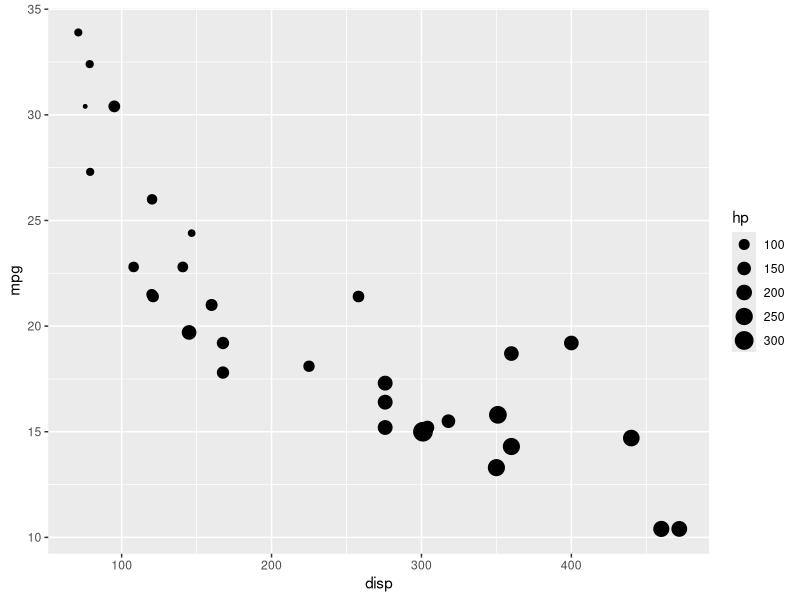
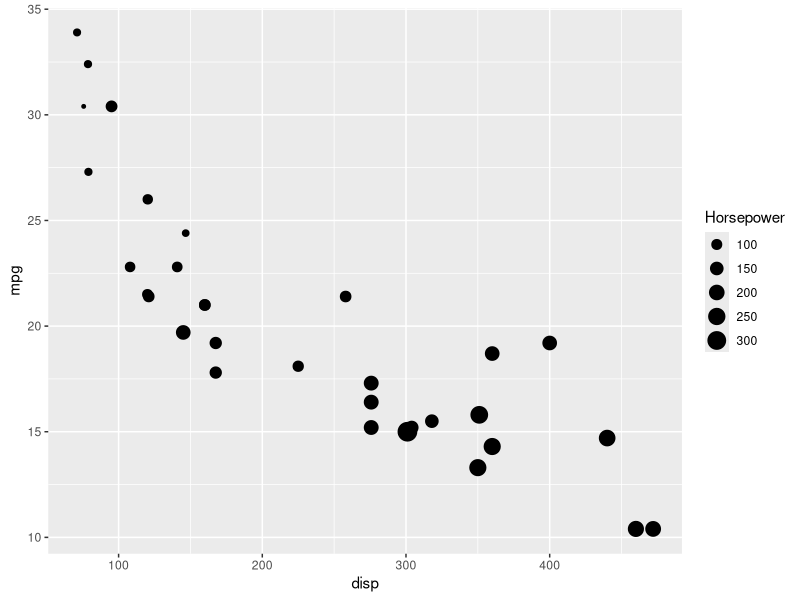
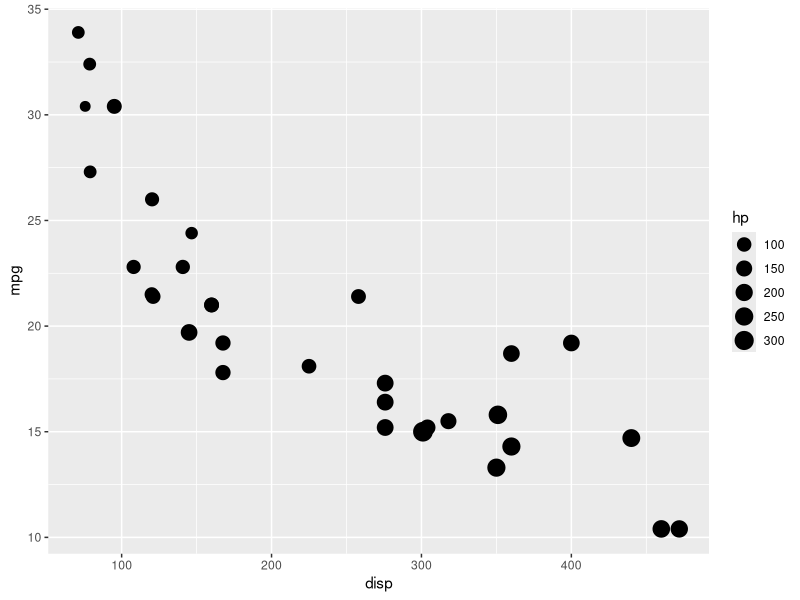
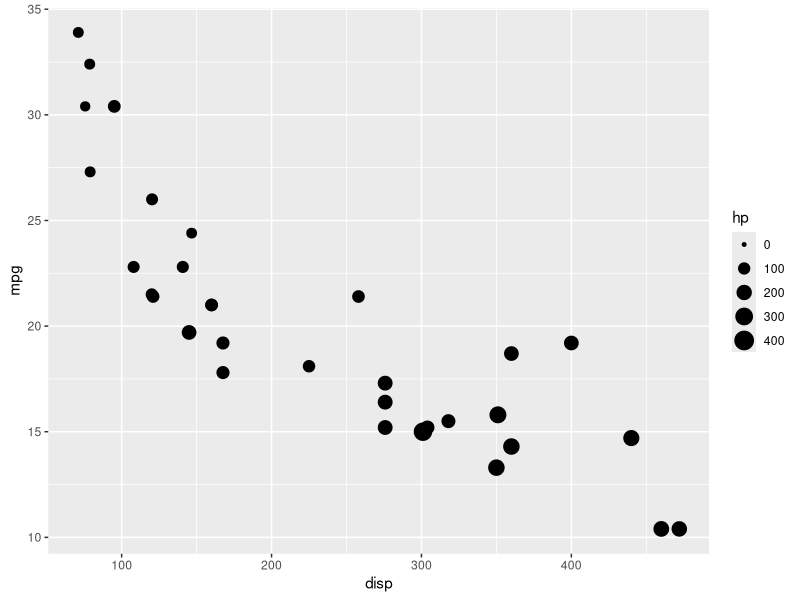
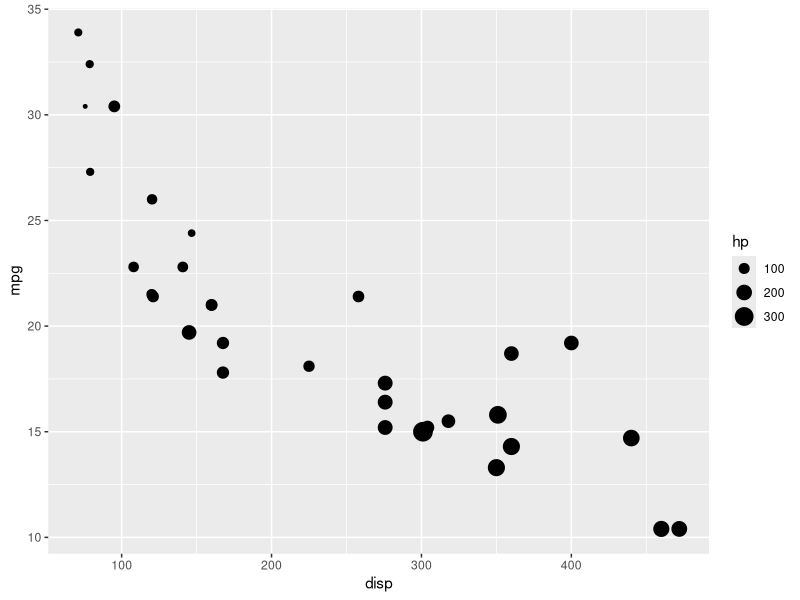
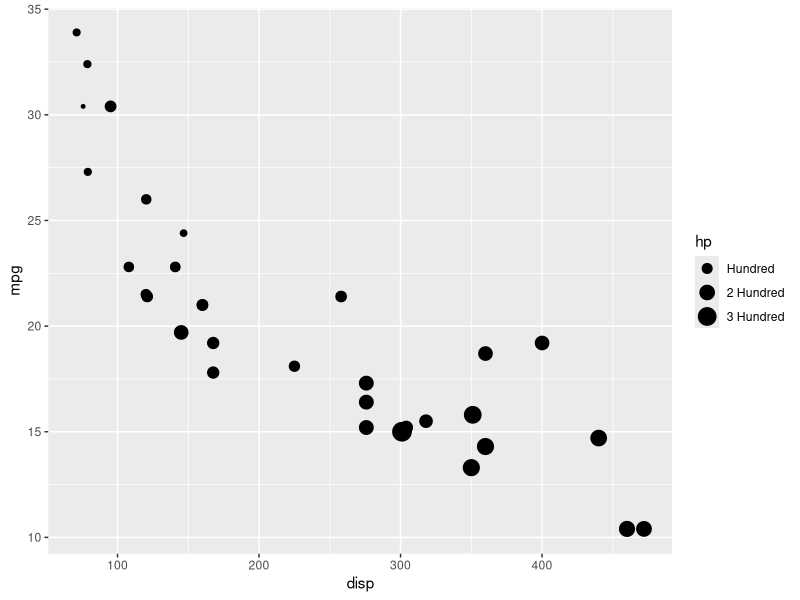
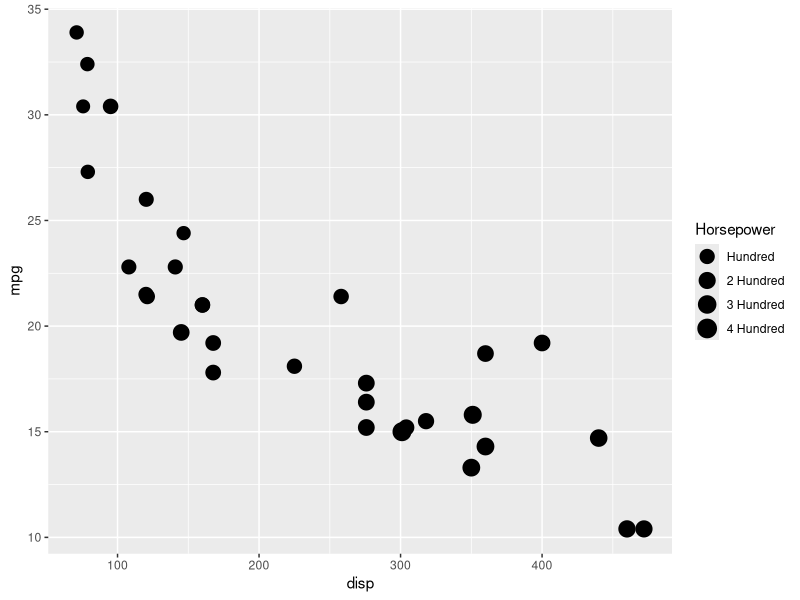

These charts were generated, in order, by the following R code:
## ---- chunk 1
library(ggplot2)
library(readr)
## ---- chunk 2
ggplot(mtcars) +
  geom_point(aes(disp, mpg, size = hp))
## ---- chunk 3
ggplot(mtcars) +
  geom_point(aes(disp, mpg, size = hp)) +
  scale_size_continuous(name = "Horsepower")
## ---- chunk 4
ggplot(mtcars) +
  geom_point(aes(disp, mpg, size = hp)) +
  scale_size_continuous(range = c(3, 6))
## ---- chunk 5
ggplot(mtcars) +
  geom_point(aes(disp, mpg, size = hp)) +
  scale_size_continuous(limits = c(0, 400))
## ---- chunk 6
ggplot(mtcars) +
  geom_point(aes(disp, mpg, size = hp)) +
  scale_size_continuous(breaks = c(100, 200, 300, 400))
## ---- chunk 7
ggplot(mtcars) +
  geom_point(aes(disp, mpg, size = hp)) +
  scale_size_continuous(breaks = c(100, 200, 300, 400),
    labels = c("Hundred", "2 Hundred", "3 Hundred", "4 Hundred"))
## ---- chunk 8
ggplot(mtcars) +
  geom_point(aes(disp, mpg, size = hp)) +
  scale_size_continuous(name = "Horsepower", range = c(3, 6), 
    limits = c(0, 400), breaks = c(100, 200, 300, 400),
    labels = c("Hundred", "2 Hundred", "3 Hundred", "4 Hundred"))
